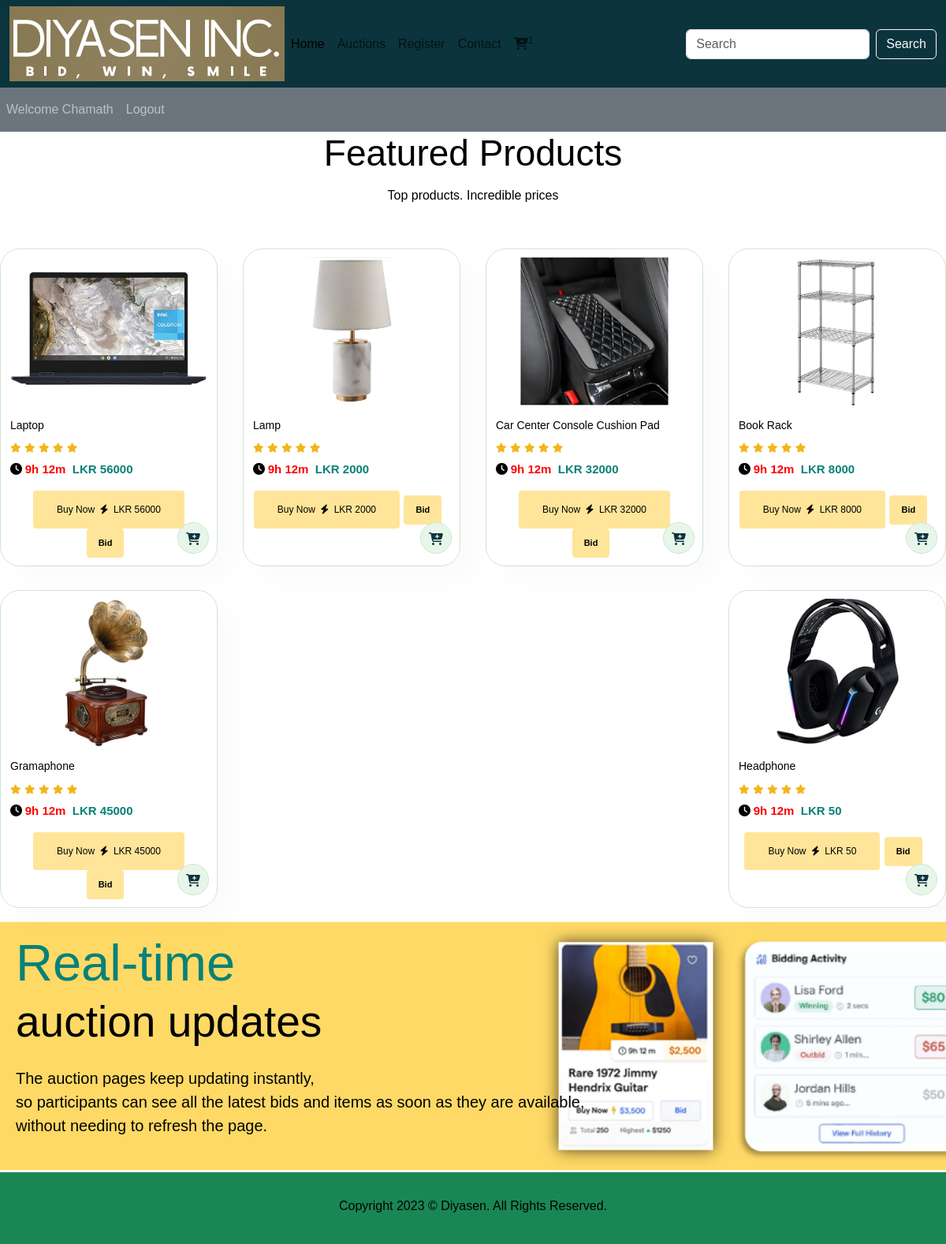
The page /search_product.php (signed in) on the database its author committed.
### tables this page shows
CREATE TABLE `products` (
  `product_id` int(11) NOT NULL,
  `product_title` varchar(100) NOT NULL,
  `product_description` varchar(255) NOT NULL,
  `product_keywords` varchar(255) NOT NULL,
  `category_id` int(11) NOT NULL,
  `product_image1` varchar(255) NOT NULL,
  `product_image2` varchar(255) NOT NULL,
  `product_image3` varchar(255) NOT NULL,
  `product_price` varchar(100) NOT NULL,
  `date` timestamp NOT NULL DEFAULT current_timestamp() ON UPDATE current_timestamp(),
  `status` varchar(100) NOT NULL
);

### functions/common_function.php (the view, shortened to what this page needs)
<?php
function getproducts(){
    global $con;
    $select_query = "SELECT * FROM `products` ORDER BY rand() LIMIT 0,8";
    $result_query = mysqli_query($con, $select_query);
    echo "<div class='pro-container'>";
    while ($row = mysqli_fetch_assoc($result_query)) {
        $product_id = $row['product_id'];
        $product_title = $row['product_title'];
        $product_image1 = $row['product_image1'];
        $product_price = $row['product_price'];
        echo "<div class='pro'>
            <div class='image-container'>
                <img src='./admin_area/product_images/$product_image1' alt=''>
            </div>
            <div class='des'>
                <h5>$product_title</h5>
                <div class='star'>
                    <i class='fas fa-star'></i>
                    <i class='fas fa-star'></i>
                    <i class='fas fa-star'></i>
                    <i class='fas fa-star'></i>
                    <i class='fas fa-star'></i>
                </div>
                <h4><i class='fas fa-clock clock'>&nbsp;</i><span>9h 12m</span> &nbsp;LKR $product_price</h4>
            </div>
            <a href='#'><i class='fas fa-cart-plus cart'></i></a>
            <button class='product-Button' onclick='redirectToProductDetails($product_id)'>Buy Now &nbsp;<i class='fas fa-bolt'></i> &nbsp;LKR $product_price</button>
            <button class='product-bid' onclick='redirectToCart($product_id)'>Bid</button>
        </div>";
    }
    echo "</div>";
}
?>

### homestyle.css (style rules this page uses)
* { margin: 0; padding: 0; box-sizing: border-box; font-family: 'Spartan', sans-serif; }
h4 { font-size: 20px; color: black; }
body { width: 100%; }
#product1 .pro-container { display: flex; justify-content: space-between; padding-top: 20px; flex-wrap: wrap; }
#product1 .pro { width: 23%; min-width: 250px; padding: 10px 12px; border: 1px solid #cce7d0; border-radius: 25px; cursor: pointer; box-shadow: 20px 20px 30px rgba(0, 0, 0, 0.02); margin: 15px 0; transition: 0.2s ease; position: relative; }
.pro .image-container { width: 100%; height: 0; padding-bottom: 75%; position: relative; }
.pro .image-container img { position: absolute; top: 0; left: 0; width: 100%; height: 100%; object-fit: contain; border-radius: 20px; }
#product1 .pro .des { text-align: start; padding: 10px 0; }
#product1 .pro .des h5 { padding-top: 7px; color: black; font-size: 14px; }
#product1 .pro .des i { font-size: 12px; color: rgb(243, 181, 25); }
#product1 .pro .des h4 { padding-top: 7px; font-size: 15px; font-weight: 700; color: #088178; }
#product1 .pro .des h4 span { padding-top: 7px; font-size: 15px; font-weight: 700; color: red; }
#product1 .pro .clock { font-size: 15px !important; color: black !important; }
#product1 .pro .cart { width: 40px; height: 40px; line-height: 40px; border-radius: 50px; background-color: #e8f6ea; color: #0c343d; border: 1px solid #cce7d0; position: absolute; bottom: 15px; right: 10px; }
#product1 .pro button.product-Button { font-size: 12px; font-weight: 500; padding: 15px 30px; color: black; background-color: #ffe599; border-radius: 4px; cursor: pointer; border: none; outline: none; transition: 0.2s; display: inline-block; }
#product1 .pro button.product-bid { font-size: 11px; font-weight: 600; padding: 10px 15px; color: black; background-color: #ffe599; border-radius: 4px; cursor: pointer; border: none; outline: none; transition: 0.2s; display: inline-block; margin-left: 1px; margin-right: 10px; }

### rows shown on the page
products: product_image1 (picture), product_title "Laptop", product_price "56000"
products: product_image1 (picture), product_title "Lamp", product_price "2000"
products: product_image1 (picture), product_title "Car Center Console Cushion Pad", product_price "32000"
products: product_image1 (picture), product_title "Book Rack", product_price "8000"
products: product_image1 (picture), product_title "Gramaphone", product_price "45000"
products: product_image1 (picture), product_title "Headphone", product_price "50"

### other values the page prints
$_SESSION['username'] "Chamath"
